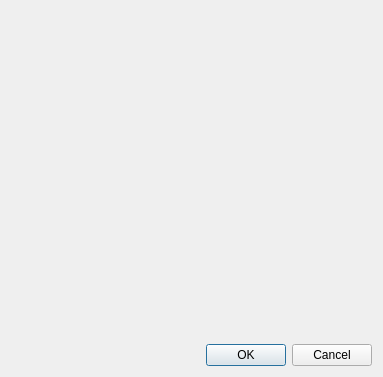
<?xml version="1.0" encoding="UTF-8"?>
<ui version="4.0">
 <class>CDialog</class>
 <widget class="QDialog" name="CDialog">
  <property name="geometry">
   <rect>
    <x>0</x>
    <y>0</y>
    <width>383</width>
    <height>377</height>
   </rect>
  </property>
  <property name="windowTitle">
   <string>Dialog</string>
  </property>
  <layout class="QGridLayout" name="gridLayout">
   <item row="0" column="0">
    <layout class="QHBoxLayout" name="horizontalLayout">
     <item>
      <spacer name="horizontalSpacer">
       <property name="orientation">
        <enum>Qt::Horizontal</enum>
       </property>
       <property name="sizeHint" stdset="0">
        <size>
         <width>40</width>
         <height>20</height>
        </size>
       </property>
      </spacer>
     </item>
     <item>
      <widget class="QLabel" name="label">
       <property name="text">
        <string/>
       </property>
       <property name="pixmap">
        <pixmap>images/logo_text.png</pixmap>
       </property>
      </widget>
     </item>
     <item>
      <spacer name="horizontalSpacer_2">
       <property name="orientation">
        <enum>Qt::Horizontal</enum>
       </property>
       <property name="sizeHint" stdset="0">
        <size>
         <width>40</width>
         <height>20</height>
        </size>
       </property>
      </spacer>
     </item>
    </layout>
   </item>
   <item row="1" column="0">
    <widget class="QDialogButtonBox" name="buttonBox">
     <property name="orientation">
      <enum>Qt::Horizontal</enum>
     </property>
     <property name="standardButtons">
      <set>QDialogButtonBox::Cancel|QDialogButtonBox::Ok</set>
     </property>
    </widget>
   </item>
  </layout>
 </widget>
 <resources/>
 <connections>
  <connection>
   <sender>buttonBox</sender>
   <signal>accepted()</signal>
   <receiver>CDialog</receiver>
   <slot>accept()</slot>
   <hints>
    <hint type="sourcelabel">
     <x>248</x>
     <y>254</y>
    </hint>
    <hint type="destinationlabel">
     <x>157</x>
     <y>274</y>
    </hint>
   </hints>
  </connection>
  <connection>
   <sender>buttonBox</sender>
   <signal>rejected()</signal>
   <receiver>CDialog</receiver>
   <slot>reject()</slot>
   <hints>
    <hint type="sourcelabel">
     <x>316</x>
     <y>260</y>
    </hint>
    <hint type="destinationlabel">
     <x>286</x>
     <y>274</y>
    </hint>
   </hints>
  </connection>
 </connections>
</ui>
